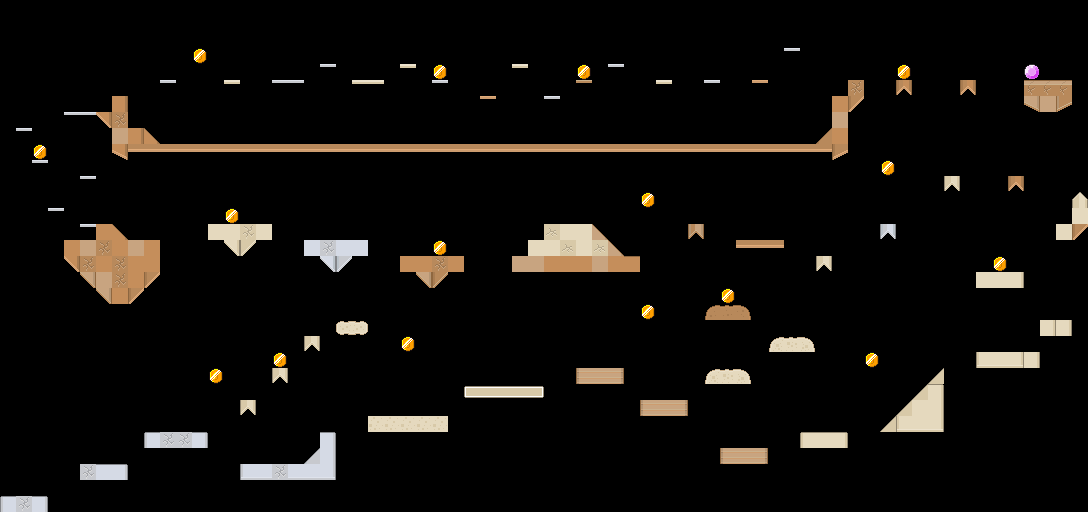

Below is a game level as drawn by its tile map, then a one-line description and the .tmx that defines it (tile-layer data replaced by summaries):
An orthogonal 68x32 tile map with 16x16 px tiles, 2 tile layers (Platforms, Gold), 5 tilesets and 24 objects (spawn, next).

<map version="1.10" tiledversion="1.11.2" orientation="orthogonal" renderorder="right-down" width="68" height="32" tilewidth="16" tileheight="16" infinite="0" backgroundcolor="#000000" nextlayerid="7" nextobjectid="33">
 <tileset firstgid="1" source="roguelike-base.tsx" />
 <tileset firstgid="1768" source="currency/round-gem-gradient.tsx" />
 <tileset firstgid="1780" source="currency/coin-gold.tsx" />
 <tileset firstgid="1785" source="roguelike-interior.tsx" />
 <tileset firstgid="2271" source="currency/round-gem-purple.tsx" />
 <objectgroup id="13" name="Doors">
  <object id="37" name="spawn" x="15.9803" y="479.973" width="16" height="16">
   <properties>
    <property name="type" value="spawn" />
   </properties>
  </object>
  <object id="38" name="next" x="1039.87" y="64.1164" width="16" height="16" rotation="359.527">
   <properties>
    <property name="type" value="next" />
   </properties>
  </object>
 </objectgroup>
 <layer id="1" name="Platforms" width="68" height="32" locked="1">
  <data>[2176 cells, 235 non-empty, 68 distinct tile ids]</data>
 </layer>
 <objectgroup id="9" name="Enemies" offsetx="-16" offsety="0">
  <object id="13" template="enemies/archer.tx" x="782.182" y="223.273">
   <properties>
    <property name="jump_around" type="bool" value="true" />
    <property name="jump_around_time" type="float" value="4" />
    <property name="jump_around_velocity" type="float" value="500" />
   </properties>
  </object>
  <object id="31" template="enemies/archer.tx" x="254.5" y="206.167">
   <properties>
    <property name="jump_around" type="bool" value="true" />
    <property name="jump_around_time" type="float" value="4" />
    <property name="jump_around_velocity" type="float" value="500" />
   </properties>
  </object>
  <object id="21" template="enemies/cavalier.tx" x="589.333" y="207.333">
   <properties>
    <property name="facing_right" type="bool" value="true" />
    <property name="walk_around" type="bool" value="true" />
    <property name="walk_around_time" type="float" value="1" />
    <property name="walk_around_velocity" type="float" value="200" />
   </properties>
  </object>
  <object id="31" template="enemies/cavalier.tx" x="742.667" y="127.333">
   <properties>
    <property name="facing_right" type="bool" value="true" />
    <property name="walk_around" type="bool" value="true" />
    <property name="walk_around_time" type="float" value="1" />
    <property name="walk_around_velocity" type="float" value="200" />
   </properties>
  </object>
  <object id="32" template="enemies/cavalier.tx" x="423.939" y="126.788">
   <properties>
    <property name="facing_right" type="bool" value="true" />
    <property name="walk_around" type="bool" value="true" />
    <property name="walk_around_time" type="float" value="1" />
    <property name="walk_around_velocity" type="float" value="200" />
   </properties>
  </object>
  <object id="22" template="enemies/crossbow.tx" x="142.667" y="222.667">
   <properties>
    <property name="facing_right" type="bool" value="false" />
    <property name="walk_around" type="bool" value="true" />
    <property name="walk_around_time" type="float" value="1.8" />
    <property name="walk_around_velocity" type="float" value="72" />
   </properties>
  </object>
  <object id="23" template="enemies/halberd.tx" x="828.667" y="413.5" />
  <object id="24" template="enemies/horse.tx" x="209.333" y="127.03">
   <properties>
    <property name="jump_around" type="bool" value="true" />
    <property name="jump_around_time" type="float" value="10" />
    <property name="jump_around_velocity" type="float" value="1000" />
   </properties>
  </object>
  <object id="25" template="enemies/king.tx" x="606.667" y="350" />
  <object id="27" template="enemies/prince.tx" x="700.485" y="127.394" />
  <object id="29" template="enemies/prince.tx" x="649.212" y="125.758" />
  <object id="30" template="enemies/prince.tx" x="266.121" y="127.152" />
  <object id="18" template="enemies/prince.tx" x="803.879" y="126.97" />
  <object id="19" template="enemies/prince.tx" x="291.333" y="445.333" />
  <object id="20" template="enemies/prince.tx" x="604.667" y="126.788" />
  <object id="28" template="enemies/prince.tx" x="556.061" y="126.242" />
  <object id="25" template="enemies/prince.tx" x="378.667" y="126.242" />
  <object id="28" template="enemies/shield.tx" x="413.333" y="396" visible="1" />
  <object id="30" template="enemies/spear.tx" x="456.848" y="126.061">
   <properties>
    <property name="facing_right" type="bool" value="false" />
    <property name="walk_around" type="bool" value="true" />
    <property name="walk_around_time" type="float" value="3" />
    <property name="walk_around_velocity" type="float" value="80" />
   </properties>
  </object>
  <object id="26" template="enemies/spear.tx" x="492.424" y="126.424">
   <properties>
    <property name="facing_right" type="bool" value="false" />
    <property name="walk_around" type="bool" value="true" />
    <property name="walk_around_time" type="float" value="3" />
    <property name="walk_around_velocity" type="float" value="80" />
   </properties>
  </object>
  <object id="27" template="enemies/spear.tx" x="521.152" y="126.667">
   <properties>
    <property name="facing_right" type="bool" value="false" />
    <property name="walk_around" type="bool" value="true" />
    <property name="walk_around_time" type="float" value="3" />
    <property name="walk_around_velocity" type="float" value="80" />
   </properties>
  </object>
  <object id="24" template="enemies/spear.tx" x="325.636" y="126.848">
   <properties>
    <property name="facing_right" type="bool" value="false" />
    <property name="walk_around" type="bool" value="true" />
    <property name="walk_around_time" type="float" value="3" />
    <property name="walk_around_velocity" type="float" value="80" />
   </properties>
  </object>
 </objectgroup>
 <layer id="4" name="Gold" width="68" height="32">
  <data>[2176 cells, 17 non-empty, 2 distinct tile ids]</data>
 </layer>
</map>
